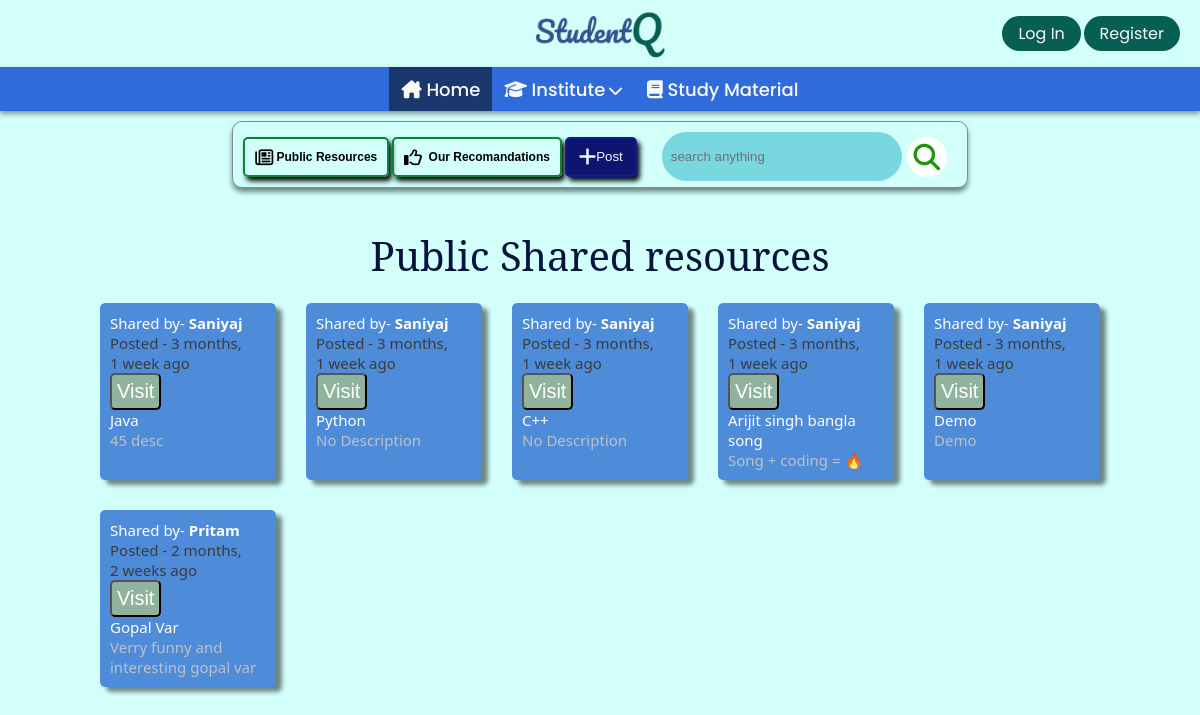
Page /study-metirial/ on the committed database.
### Base/models.py (models this page shows, shortened)
class Tutorial(models.Model):
    poster_user_id = models.IntegerField()
    name = models.CharField(max_length=200 ,null=True)
    link = models.CharField(max_length=500)
    topic = models.CharField(max_length=500)
    desc = models.CharField(max_length=200, null=True)
    date_of_post =models.DateTimeField(auto_now_add=True)

### Base/views.py (the view)
# urls.py: path('study-metirial/',views.studyMetirial, name='studyMetirial'),
def studyMetirial(request):
    user = request.user
    context = {}
    if 'q' in request.GET:
        query = request.GET['q']
        if len(query) > 100:
            posts = Tutorial.objects.none()
            query = query[0:10]+'.....'
        else:
            postsTopic = Tutorial.objects.filter(topic__icontains=query)
            postsDescription = Tutorial.objects.filter(desc__icontains=query)
            posts = postsTopic.union(postsDescription)
        if posts.count() == 0:
            messages.error(
                request, 'No search result found, Please refine your query')
        context = {'posts': posts, 'query': query}
        return render(request, "study_metirial.html", context)
    else:
        posts = Tutorial.objects.all()
        context["posts"] = posts
        return render(request, "study_metirial.html", context)

### Base/templates/study_metirial.html (shortened to what this page needs)
{% include "main.html" %}
{% load static %}
{% block css %}
    <link rel="stylesheet" href="{% static 'mStyle/studyMaterials.css' %}">
{% endblock %}
{% block body %}
<div class="miniNav">
    <div class="head-mini-nav">
        <div class="buttons">
            <button id="public" onclick='publicBox()' class='navBtn' > &nbsp;Public Resources</button>
            <button id="Recomandations" onclick='recomand()' class='navBtn'>  &nbsp;Our Recomandations</button>
            <a href="{% url 'post' %}"><button id='Post'> Post</button></a>
        </div>
        <div class="search">
            <form action="" method='get' class="search-box">
                <input type="text" class="search-text" placeholder='search anything' name='q' id='query'>
                <button type='submit' class="search-btn">
                </button>
            </form>
        </div>
    </div>
</div>
<div class="main-study">
    <div id='publicButton' class='titles'>Public Shared resources</div>
    <div id="public-videos">
        {% for tuts in posts %}
            <div class='publicShared'>
                <p>Shared by- <b class='name'>{{tuts.name}}</b></p>
                <p class='date'>Posted - {{tuts.date_of_post | timesince}} ago</p>
                <a href="{{tuts.link}}" target="_blank"><button  class='publicVideosButton'>Visit</button></a>
                <p class='topic'>{{tuts.topic | capfirst}}</p>
                {% if tuts.desc %}
                    <p class='description'>{{tuts.desc | capfirst}}</p>
                {% else %}
                    <p class='description'>No Description</p>
                {% endif %}
            </div>
        {% endfor %}
    </div>
</div>
{% endblock body %}

### static/mStyle/main.css (style rules this page uses)
:root { --light-green-theme: #D2FFF9; --light-blue: #669CFF; --main-blue: #2F6BDA; --dark-blue: #1a376e; --light-dark-blue: #083891; --theme-clr: #075E53; --theme-clr-light: #178274; --hover-green: #094a42; --black: #000; --white: #fff; --drk-white: #f8f8f8; --light-gray: #d9d9d9; --placeholder-clr: #707070; --main-yellow: #FFE454; --font-primary: 'Poppins', sans-serif; --font-secondary: 'Righteous', cursive; --font-ternary: 'Pacifico', cursive; --font-ps: 'Alkatra', cursive; }
*::placeholder { color: var(--placeholder-clr); }
*, *::before, *::after { margin: 0; padding: 0; box-sizing: border-box; scrollbar-width: thin; scrollbar-color: var(--theme-clr) var(--light-gray); }
html { font-size: 62.5%; overflow-x: hidden; }
body { min-height: 100vh; font-family: 'Poppins', sans-serif; overflow-x: hidden; background: var(--light-green-theme); }
a { text-decoration: none; }

### static/mStyle/studyMaterials.css (style rules this page uses)
.miniNav { display: flex; justify-content: center; padding-top: 1rem; }
.head-mini-nav { background: transparent; padding: 0rem 1rem; position: relative; border-radius: 10px; border: 1px solid rgba(69, 68, 68, 0.607); box-shadow: 0px 0.4rem 0.5rem rgba(0, 0, 0, 0.47); display: flex; padding-top: 0.5rem; align-items: center; justify-content: space-around; }
.navBtn { background: transparent; padding: 0rem 1rem; border-radius: 5px; border: 2px solid #0b833b; font-weight: bold; font-size: larger; height: 4rem; box-shadow: 0.3rem 0.4rem 0.5rem rgb(8, 8, 8); }
#Post { background: #0e1571; padding: 0rem 1.2rem; border-radius: 5px; color: aliceblue; border: 2px solid #0b1d91; height: 4rem; box-shadow: 0.3rem 0.4rem 0.5rem rgb(8, 8, 8); justify-content: center; }
.search-box { display: flex; justify-content: right; margin: .5rem; }
.search-btn { color: black; float: right; width: 4rem; height: 4rem; margin: .5rem; border: none; border-radius: 50%; background: white; display: flex; justify-content: center; align-items: center; cursor: pointer; text-decoration: none; }
.search-text { margin-left: 2rem; background: #79d7e0; height: 49px; border-radius: 33px; width: 240px; padding: 0 9px; border: none; }
.main-study { display: flex; justify-content: center; align-items: center; flex-direction: column; }
.titles { margin-top: 4rem; font-size: 4rem; color: #07143a; font-family: "Noto Serif", serif; }
#public-videos { display: grid; grid-template-columns: repeat(5, 1fr); gap: 3rem; padding: 2rem 10rem; }
.publicShared { background: rgb(78, 139, 217); color: #ffffff; padding: 1rem; border-radius: 3%; box-shadow: 0.6rem 0.5rem 0.4rem rgba(0, 0, 0, 0.47); font-size: 1.5rem; font-family: "Segoe UI", Tahoma, Geneva, Verdana, sans-serif; }
body { margin-bottom: 2rem; }
.publicVideosButton { cursor: pointer; background-color: #8fb39c; font-size: 2rem; color: white; padding: 0.5rem; border-radius: 0.5rem; }
.description { color: #bec2c6; }
.topic { color: #ffffff; }
.name { text-transform: capitalize; }
.date { font-weight: 400; color: #3a3c3e; }

### rows in the picture
Tutorial: name "Saniyaj", date_of_post "3 months, 1 week", topic "Java", desc "45 desc"
Tutorial: name "Saniyaj", date_of_post "3 months, 1 week", topic "Python", desc "No Description"
Tutorial: name "Saniyaj", date_of_post "3 months, 1 week", topic "C++", desc "No Description"
Tutorial: name "Saniyaj", date_of_post "3 months, 1 week", topic "Arijit singh bangla song", desc "Song + coding = 🔥"
Tutorial: name "Saniyaj", date_of_post "3 months, 1 week", topic "Demo", desc "Demo"
Tutorial: name "Pritam", date_of_post "2 months, 2 weeks", topic "Gopal Var", desc "Verry funny and interesting gopal var"
